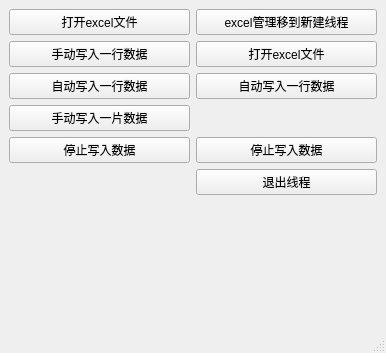
<?xml version="1.0" encoding="UTF-8"?>
<ui version="4.0">
 <class>MainWindow</class>
 <widget class="QMainWindow" name="MainWindow">
  <property name="geometry">
   <rect>
    <x>0</x>
    <y>0</y>
    <width>386</width>
    <height>353</height>
   </rect>
  </property>
  <property name="windowTitle">
   <string>MainWindow</string>
  </property>
  <widget class="QWidget" name="centralwidget">
   <layout class="QGridLayout" name="gridLayout">
    <item row="6" column="0">
     <spacer name="verticalSpacer_2">
      <property name="orientation">
       <enum>Qt::Vertical</enum>
      </property>
      <property name="sizeHint" stdset="0">
       <size>
        <width>20</width>
        <height>40</height>
       </size>
      </property>
     </spacer>
    </item>
    <item row="4" column="0">
     <widget class="QPushButton" name="pushButtonStopWriteDataAuto_2">
      <property name="text">
       <string>停止写入数据</string>
      </property>
     </widget>
    </item>
    <item row="1" column="1">
     <widget class="QPushButton" name="pushButtonOpenFileInNewThread">
      <property name="text">
       <string>打开excel文件</string>
      </property>
     </widget>
    </item>
    <item row="0" column="1">
     <widget class="QPushButton" name="pushButtonCreateNewThread">
      <property name="text">
       <string>excel管理移到新建线程</string>
      </property>
     </widget>
    </item>
    <item row="2" column="1">
     <widget class="QPushButton" name="pushButtonWriteDataAutoInNewThread">
      <property name="text">
       <string>自动写入一行数据</string>
      </property>
     </widget>
    </item>
    <item row="0" column="0">
     <widget class="QPushButton" name="pushButtonOpenFile">
      <property name="text">
       <string>打开excel文件</string>
      </property>
     </widget>
    </item>
    <item row="5" column="1">
     <widget class="QPushButton" name="pushButtonStopThread">
      <property name="text">
       <string>退出线程</string>
      </property>
     </widget>
    </item>
    <item row="4" column="1">
     <widget class="QPushButton" name="pushButtonStopWrite">
      <property name="text">
       <string>停止写入数据</string>
      </property>
     </widget>
    </item>
    <item row="1" column="0">
     <widget class="QPushButton" name="pushButtonWriteData">
      <property name="text">
       <string>手动写入一行数据</string>
      </property>
     </widget>
    </item>
    <item row="2" column="0">
     <widget class="QPushButton" name="pushButtonWriteDataAuto">
      <property name="text">
       <string>自动写入一行数据</string>
      </property>
     </widget>
    </item>
    <item row="3" column="0">
     <widget class="QPushButton" name="pushButtonWriteData_2">
      <property name="text">
       <string>手动写入一片数据</string>
      </property>
     </widget>
    </item>
   </layout>
  </widget>
  <widget class="QMenuBar" name="menubar">
   <property name="geometry">
    <rect>
     <x>0</x>
     <y>0</y>
     <width>386</width>
     <height>26</height>
    </rect>
   </property>
  </widget>
  <widget class="QStatusBar" name="statusbar"/>
 </widget>
 <resources/>
 <connections/>
</ui>
